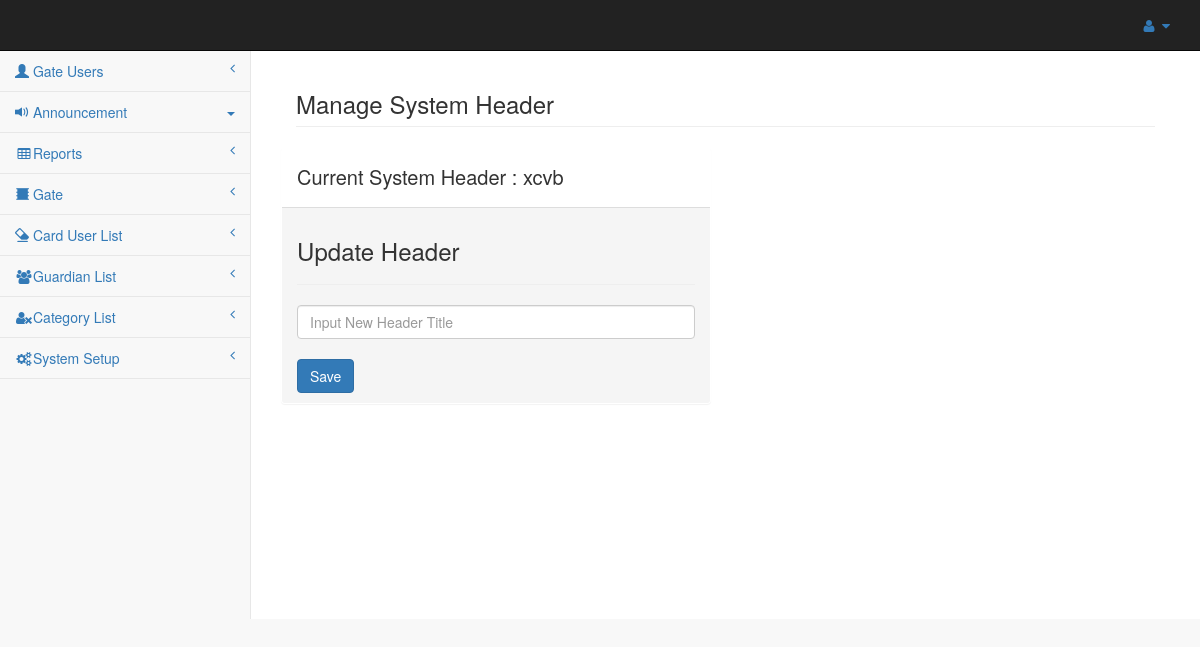
/PageController/getHeaderSettings, run on an earlier commit of the app's database.
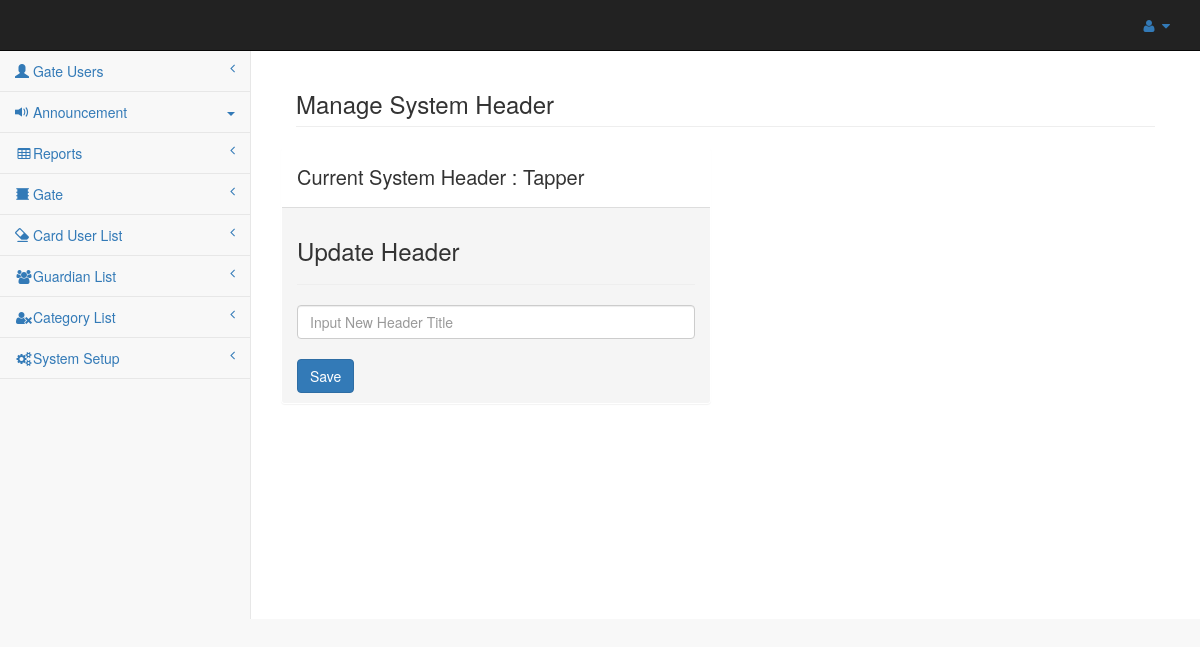
And on a later commit of the database.
### tables this page shows
CREATE TABLE `header_settings` (
  `id` int(11) NOT NULL,
  `header_name` varchar(255) NOT NULL,
  `updatedat` timestamp NOT NULL DEFAULT CURRENT_TIMESTAMP ON UPDATE CURRENT_TIMESTAMP,
  `updatedby` varchar(100) NOT NULL
);

### application/controllers/PageController.php (called while the page is built, shortened)
<?php
class PageController extends CI_Controller {
	function __construct() {
		$this->load->model("DataModel");
	}
    public function getHeaderSettings()
    {
        $this->load->helper('url');
        $data['title'] = $this->DataModel->mdl_getHeaderName();
        $this->load->view('headerSettingPage',$data);
    }
}

### index.php (called while the page is built, shortened)
<?php
require_once BASEPATH.'core/CodeIgniter.php';

### application/models/DataModel.php (called while the page is built, shortened)
<?php
class DataModel extends CI_Model{
    public function mdl_getHeaderName(){
        $title = $this->db->query('Select header_name
                                   FROM header_settings
                                   WHERE 1
                                  ');
        $res   = $title->result();
        return $res;
    }
}
?>

### application/views/headerSettingPage.php (the view, shortened to what this page needs)
<!DOCTYPE html>
<html lang="en">
<head>
    <?php require('StyleBundle.php')?>
</head>
<body>
    <div id="wrapper">
        <?php require('navBar.php')?>
        <div id="page-wrapper">
                    <div class="container-fluid">
                        <div class="row">
                            <div class="col-lg-12">
                                <h3 class="page-header">Manage System Header</h3>
                            </div>
                        <div class="row">
                            <div class="col-md-6">
                            <div class="panel">
                                <div class="panel-body">
                                    <?php
                                    if(isset($title)){
                                        foreach ($title as $obj)
                                        {
                                           echo '<span style="font-size: 20px">Current System Header : '; echo $obj->header_name;
                                            echo '</span>';
                                        }
                                    }
                                    else{
                                        return "";
                                    }
                                    ?>
                                </div>
                                <div class="panel-footer">
                                <h3>Update Header</h3>
                                    <hr>
                                <form method="post" action="<?= site_url('DataController/ctl_editSystemHeader') ?>">
                                <input class="form-control" placeholder="Input New Header Title" name="p_header" id="p_header" value="" autocomplete="false">
                                    <br>
                                    <input class="btn btn-primary" type="submit" value="Save">
                                </form>
                                </div>
                            </div>
                            </div>
                        </div>
                    </div>
                </div>
        </div>
    </div>
</body>
</html>

### application/views/StyleBundle.php (shortened to what this page needs)
<link href="<?php echo base_url(); ?>ui/css/bootstrap.min.css" rel="stylesheet" type="text/css">
<link href="<?php echo base_url(); ?>ui/css/dataTables.bootstrap.css" rel="stylesheet" type="text/css">
<link href="<?php echo base_url(); ?>ui/css/sb-admin-2.css" rel="stylesheet" type="text/css">
<link href="<?php echo base_url(); ?>ui/css/font-awesome.min.css" rel="stylesheet" type="text/css">

### application/views/navBar.php (shortened to what this page needs)
<nav class="navbar navbar-inverse navbar-static-top" role="navigation" style="margin-bottom: 0">
            <div class="navbar-header">
                <div class="col">
                    <div class="headerDiv">
                        <a class="navbar-brand" href="<?php echo base_url(); ?>"></a>
                    </div>
                </div>
            </div>
            <ul class="nav navbar-top-links navbar-right">
                <li class="dropdown">
                    <a class="dropdown-toggle" data-toggle="dropdown" href="#">
                        <i class="fa fa-user fa-fw"></i> <i class="fa fa-caret-down"></i>
                    </a>
                </li>
            </ul>
            <div class="navbar-default sidebar" role="navigation">
                <div class="sidebar-nav navbar-collapse">
                    <ul class="nav" id="side-menu">
                        <li>
                            <a href="<?php echo base_url(); ?>PageController/ActiveUsers"><i class="glyphicon glyphicon-user"></i> Gate Users<span class="fa arrow"></span></a>
                        </li>
                        <li>
                            <a class="accordion-heading" data-toggle="collapse" data-target="#submenu1"><i class="glyphicon glyphicon-volume-up"></i><span class="nav-header-primary"> Announcement<span class="pull-right"><b class="caret"></b></span></span>
                            </a>
                        </li>
                        <li>
                            <a href="<?php echo base_url(); ?>PageController/reporting"><i class="fa fa-table fa-fw"></i>Reports<span class="fa arrow"></span></a>
                        </li>
                         <li>
                            <a href="<?php echo base_url(); ?>PageController/gate"><i class="glyphicon glyphicon-oil"></i> Gate<span class="fa arrow"></span></a>
                        </li>
                        <li>
                            <a href="<?php echo base_url(); ?>PageController/cardList"><i class="glyphicon glyphicon-erase"></i> Card User List<span class="fa arrow"></span></a>
                        </li>
                        <li>
                            <a href="<?php echo base_url(); ?>PageController/guardianList"><i class="fa fa-users fa-fw"></i>Guardian List<span class="fa arrow"></span></a>
                        </li>
                        <li>
                            <a href="<?php echo base_url(); ?>PageController/UserCategoryList"><i class="fa fa-user-times fa-fw"></i>Category List<span class="fa arrow"></span></a>
                        </li>
                        <li>
                            <a href="<?php echo base_url(); ?>PageController/sysSettings"><i class="fa fa-cogs fa-fw"></i>System Setup<span class="fa arrow"></span></a>
                        </li>
                    </ul>
                </div>
            </div>
        </nav>

### ui/css/sb-admin-2.css (style rules this page uses)
body { background-color: #f8f8f8; }
#wrapper { width: 100%; }
#page-wrapper { padding: 0 15px; min-height: 568px; background-color: white; }
@media (min-width: 768px) { #page-wrapper { position: inherit; margin: 0 0 0 250px; padding: 0 30px; border-left: 1px solid #e7e7e7; } }
.navbar-top-links { margin-right: 0; }
.navbar-top-links li { display: inline-block; }
.navbar-top-links li:last-child { margin-right: 15px; }
.navbar-top-links li a { padding: 15px; min-height: 50px; }
.sidebar .sidebar-nav.navbar-collapse { padding-left: 0; padding-right: 0; }
.sidebar ul li { border-bottom: 1px solid #e7e7e7; }
.sidebar .arrow { float: right; }
.sidebar .fa.arrow:before { content: "\f104"; }
@media (min-width: 768px) { .sidebar { z-index: 1; position: absolute; width: 250px; margin-top: 51px; } }

What changed in the data, as far as the page shows it:
changed header_settings: header_name "xcvb" → "Tapper"
